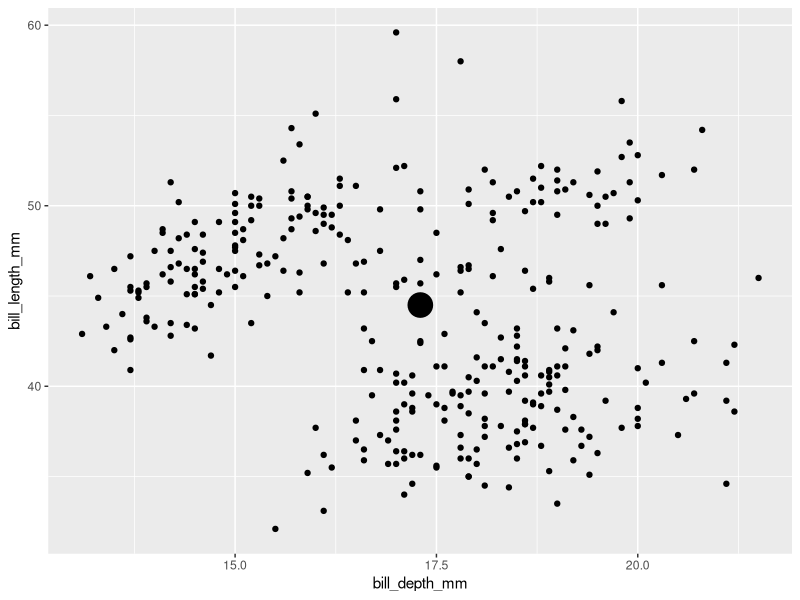
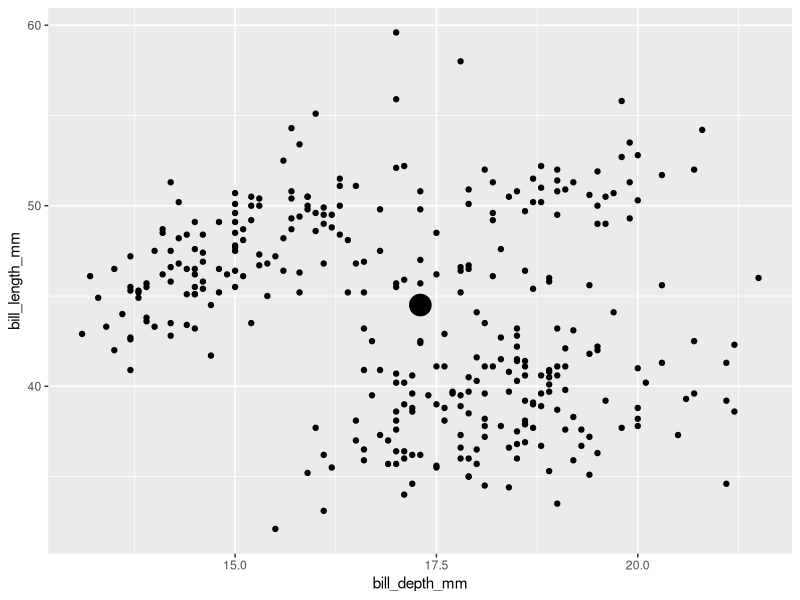
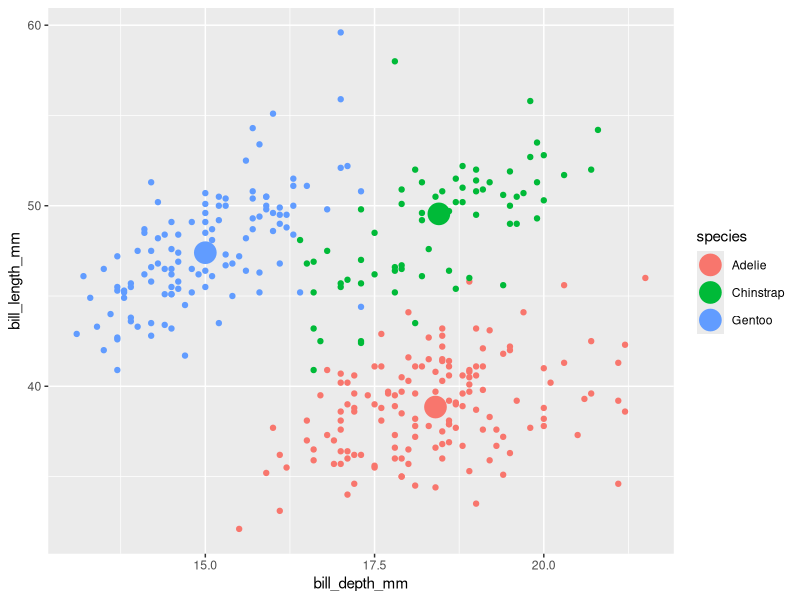
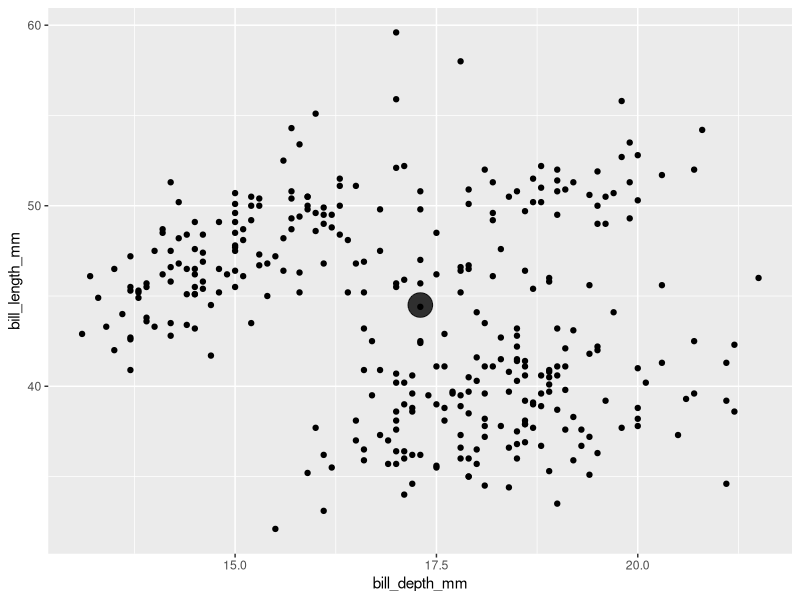
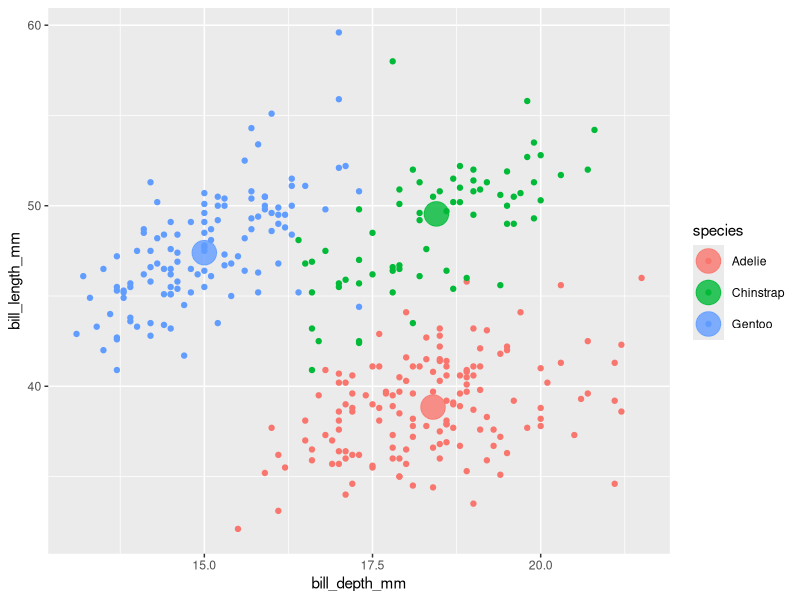
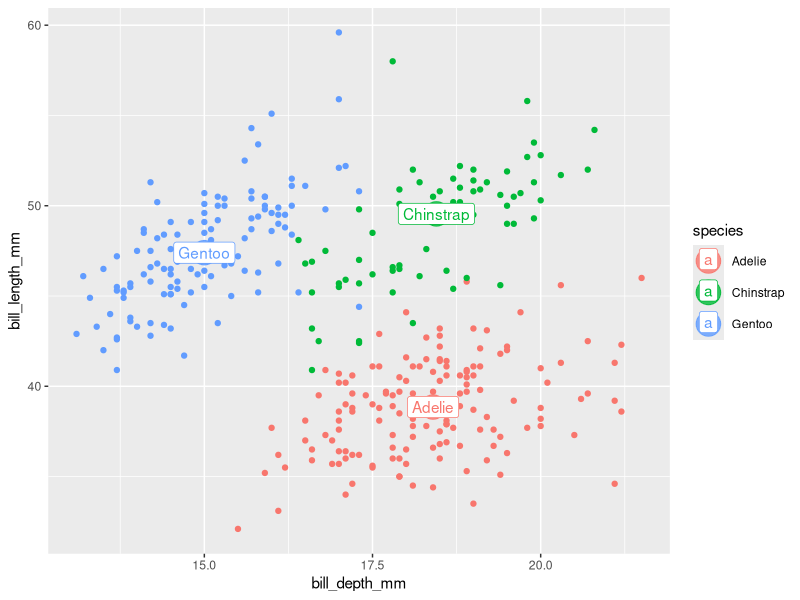
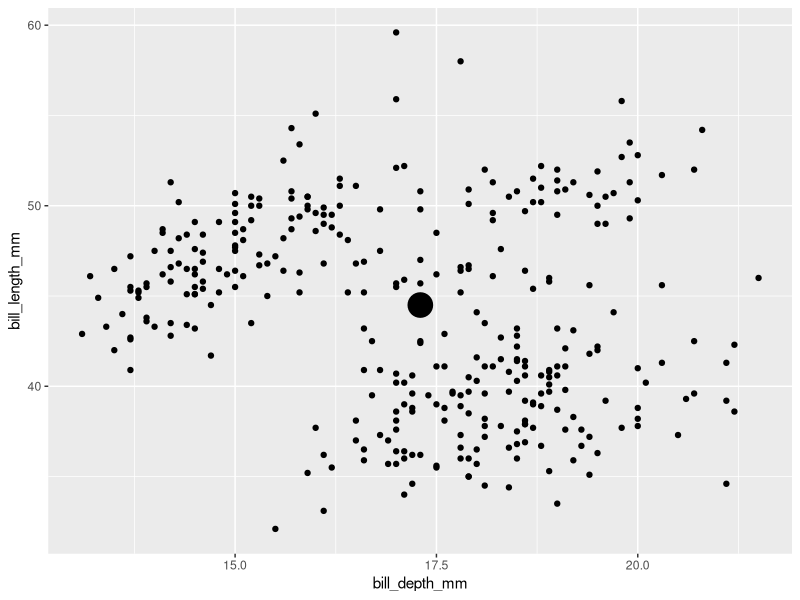
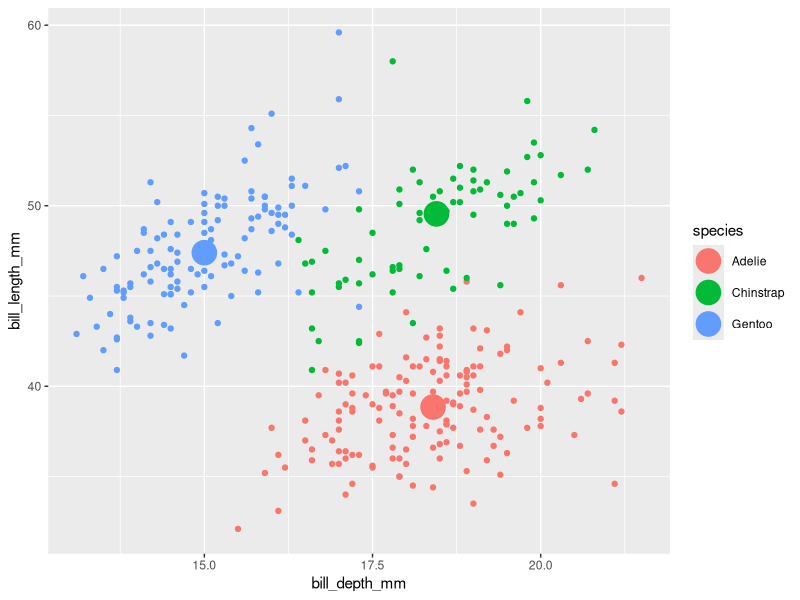

R code for these plots, in order:
## ---- chunk 1
#| label: setup
#| include: false 
knitr::opts_chunk$set(echo = TRUE, message = F, warning = F)
## ---- chunk 2
library(tidyverse)
library(palmerpenguins)
penguins <- remove_missing(penguins) 
## ---- chunk 3
#| label: penguins
penguins_medians <- penguins %>% 
  summarize(bill_length_mm_median = median(bill_length_mm),
            bill_depth_mm_median = median(bill_depth_mm))

penguins %>% 
  ggplot() + 
  aes(x = bill_depth_mm) + 
  aes(y = bill_length_mm) + 
  geom_point() + 
  geom_point(data = penguins_medians,
             aes(x = bill_depth_mm_median,
                 y = bill_length_mm_median),
             size = 8)
## ---- chunk 4
layer_data(plot = last_plot(), 
           i = 2) # data from which layer?
## ---- chunk 5
#| label: compute_group_xy_medians

# Define compute.
compute_group_xy_medians <- function(data, scales){ #  scales is used internally in ggplot2
  data %>% 
    summarize(x = median(x),
            y = median(y))
}

# Test compute. 
penguins %>%
  # prep data to state as seen within plot pipeline
  select(x = bill_depth_mm,  
         y = bill_length_mm) %>%  
  compute_group_xy_medians()
## ---- chunk 6
#| label: StatMedians
# Define Stat. 
StatMedians <- 
  ggplot2::ggproto(`_class` = "StatMedians", 
                   `_inherit` = ggplot2::Stat,
                   required_aes = c("x", "y"),
                   compute_group = compute_group_xy_medians)

# Test Stat.
penguins %>% 
  ggplot() + 
  aes(x = bill_depth_mm) + 
  aes(y = bill_length_mm) + 
  geom_point() + 
  geom_point(stat = StatMedians, size = 7) 

last_plot() + 
  aes(color = species)
## ---- chunk 7
#| label: geom_point_medians

# Define stat_*() user-facing function
stat_medians <- function(mapping = NULL, data = NULL, geom = GeomPoint, position = "identity", ..., show.legend = NA, inherit.aes = TRUE) 
{
    layer(data = data, mapping = mapping, stat = StatMedians, 
        geom = geom, position = position, show.legend = show.legend, 
        inherit.aes = inherit.aes, params = rlang::list2(na.rm = FALSE, 
            ...))
}


# Define geom_*() user-facing function via aliasing (optional)
geom_medians <- stat_medians


## Test user-facing.
penguins %>%
  ggplot() +
  aes(x = bill_depth_mm, y = bill_length_mm) +
  geom_point() +
  geom_medians(size = 8, alpha = .8) # using `stat_medians()` will have same result

last_plot() + 
  aes(color = species) 

last_plot() + 
  stat_medians(geom = "label", aes(label = species))
## ---- chunk 8
geom_medians_point <- function(...){geom_point(stat = StatMedians, ...)}
geom_medians_label <- function(...){geom_label(stat = StatMedians, ...)}

penguins %>%
  ggplot() +
  aes(x = bill_depth_mm, 
      y = bill_length_mm) +
  geom_point() +
  geom_medians_point(size = 8)

last_plot() + 
  aes(color = species) 

last_plot() + 
  aes(label = species) +
  geom_medians_label()
